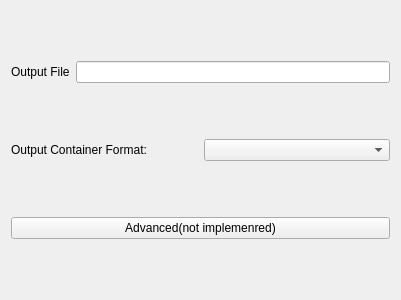
<?xml version="1.0" encoding="UTF-8"?>
<ui version="4.0">
 <class>ChooseFileFormat</class>
 <widget class="QWidget" name="ChooseFileFormat">
  <property name="geometry">
   <rect>
    <x>0</x>
    <y>0</y>
    <width>401</width>
    <height>300</height>
   </rect>
  </property>
  <property name="sizePolicy">
   <sizepolicy hsizetype="Preferred" vsizetype="Preferred">
    <horstretch>0</horstretch>
    <verstretch>0</verstretch>
   </sizepolicy>
  </property>
  <property name="windowTitle">
   <string>Form</string>
  </property>
  <layout class="QVBoxLayout" name="verticalLayout">
   <item>
    <layout class="QHBoxLayout" name="horizontalLayout">
     <item>
      <widget class="QLabel" name="label">
       <property name="text">
        <string>Output File</string>
       </property>
      </widget>
     </item>
     <item>
      <widget class="QLineEdit" name="lineEdit"/>
     </item>
    </layout>
   </item>
   <item>
    <layout class="QHBoxLayout" name="horizontalLayout_2">
     <item>
      <widget class="QLabel" name="label_2">
       <property name="text">
        <string>Output Container Format:</string>
       </property>
      </widget>
     </item>
     <item>
      <widget class="QComboBox" name="comboBox"/>
     </item>
    </layout>
   </item>
   <item>
    <widget class="QPushButton" name="pushButton">
     <property name="text">
      <string>Advanced(not implemenred)</string>
     </property>
    </widget>
   </item>
  </layout>
 </widget>
 <tabstops>
  <tabstop>lineEdit</tabstop>
  <tabstop>comboBox</tabstop>
  <tabstop>pushButton</tabstop>
 </tabstops>
 <resources/>
 <connections/>
</ui>
